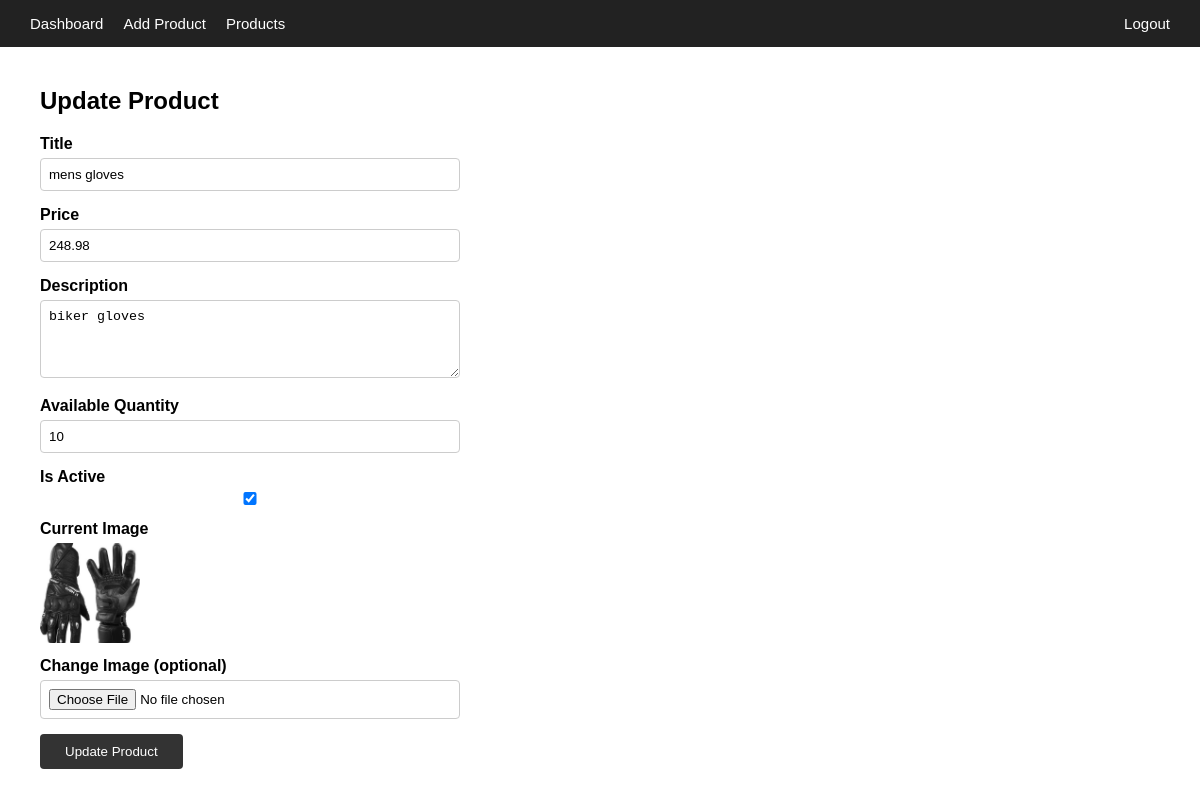
Screenshot of /seller/update-product/3/ with the database file from the repository.
### arynjay_store/models.py (models this page shows)
class Product(models.Model):
    product_id = models.AutoField(primary_key=True)
    product_title = models.CharField(max_length=200)
    product_price = models.DecimalField(max_digits=10, decimal_places=2)
    product_description = models.TextField()
    created_at = models.DateTimeField(auto_now_add=True)
    modified_at = models.DateTimeField(auto_now=True)
    is_active = models.BooleanField(default=True)
    available_qty = models.IntegerField()
    product_img = models.ImageField(upload_to='products/')

### arynjay_store/views.py (the view, shortened to what this page needs)
# urls.py: path('seller/update-product/<int:product_id>/', views.seller_update_product, name='seller_update_product'),
def seller_update_product(request, product_id):
    product = get_object_or_404(Product, product_id=product_id)
    return render(request, 'seller_update_product.html', {'product': product})

### templates/seller_update_product.html (shortened to what this page needs)
<!DOCTYPE html>
<html lang="en">
<head>
</head>
<body>
<nav>
    <a href="{% url 'seller_dashboard' %}">Dashboard</a>
    <a href="{% url 'seller_add_product' %}">Add Product</a>
    <a href="{% url 'seller_products' %}">Products</a>
    <a href="{% url 'logout' %}" style="margin-left: auto;">Logout</a>
</nav>
<main>
    <h2>Update Product</h2>
    <form method="POST" enctype="multipart/form-data">
        <label>Title</label>
        <input type="text" name="product_title" value="{{ product.product_title }}" required>
        <label>Price</label>
        <input type="number" name="product_price" step="0.01" value="{{ product.product_price }}" required>
        <label>Description</label>
        <textarea name="product_description" rows="4" required>{{ product.product_description }}</textarea>
        <label>Available Quantity</label>
        <input type="number" name="available_qty" value="{{ product.available_qty }}" required>
        <label>Is Active</label>
        <input type="checkbox" name="is_active" {% if product.is_active %}checked{% endif %}>
        <label>Current Image</label>
        <div class="current-img">
            <img src="{{ product.product_img.url }}" alt="current image">
        </div>
        <label>Change Image (optional)</label>
        <input type="file" name="product_img" accept="image/*">
        <button type="submit">Update Product</button>
    </form>
</main>
</body>
</html>

### templates/seller_update_product.html (style rules this page uses)
* { margin: 0; padding: 0; box-sizing: border-box; }
body { font-family: Arial, sans-serif; }
nav { background-color: #222; padding: 15px 30px; display: flex; gap: 20px; }
nav a { color: white; text-decoration: none; font-size: 15px; }
main { padding: 40px; max-width: 500px; }
h2 { margin-bottom: 20px; }
label { display: block; margin-bottom: 5px; font-weight: bold; }
input, textarea { width: 100%; padding: 8px; margin-bottom: 15px; border: 1px solid #ccc; border-radius: 4px; }
button { padding: 10px 25px; background-color: #333; color: white; border: none; border-radius: 4px; cursor: pointer; }
.current-img { margin-bottom: 10px; }
.current-img img { width: 100px; height: 100px; object-fit: cover; }

### rows the page displays
Product: product_title "mens gloves", product_price "248.98", product_description "biker gloves", available_qty "10", is_active "☑", product_img (picture)
